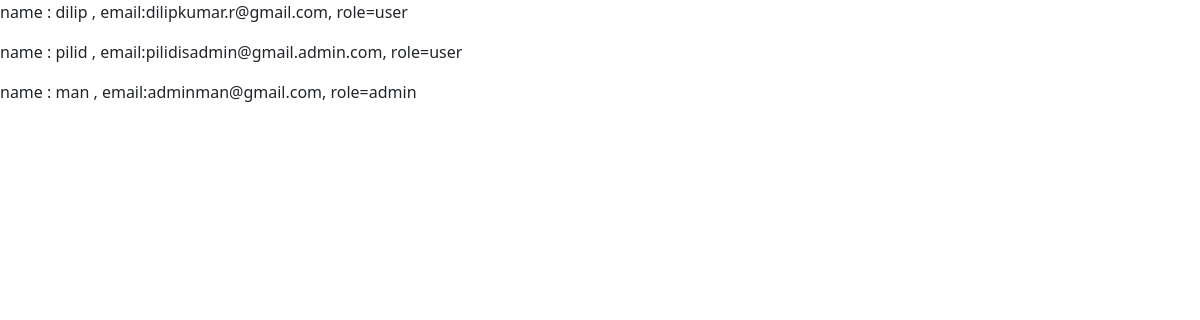
Before: /view_data with the older database file.
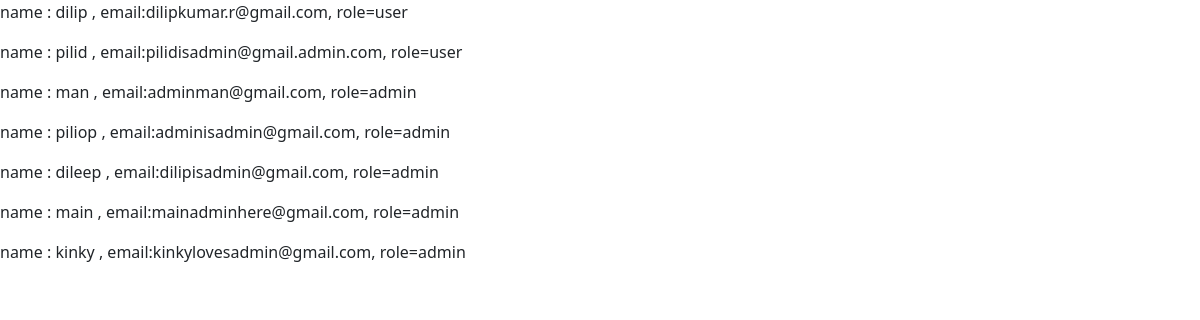
After: the same page with the newer database file.
### app.py (models this page shows, shortened)
class users(db.Model):
    id = db.Column(db.Integer, primary_key=True)
    usr_name = db.Column(db.String, nullable=False, unique=True)
    usr_email = db.Column(db.String, nullable=False, unique=True)
    role = db.Column(db.String, nullable=False)

### app.py (the view)
@app.route("/view_data")
def view_data():
    return render_template("show_data.html", values=users.query.all())

### templates/show_data.html (shortened to what this page needs)
{%extends "base.html"%}
{%block content%}
{%for item in values%}
<p> name : {{item.usr_name}} , email:{{item.usr_email}}, role={{item.role}} </p>
{%endfor%}
{%endblock%}

### templates/base.html (shortened to what this page needs)
<!DOCTYPE html>
<html>
  <head>
    <link href="https://cdn.jsdelivr.net/npm/bootstrap@5.3.3/dist/css/bootstrap.min.css" rel="stylesheet">
  </head>
  <body>
    {%block content%} {%endblock%}
  </body>
</html>

Changed rows visible on the page:
added users: usr_name "piliop", usr_email "adminisadmin@gmail.com", role "admin"
added users: usr_name "dileep", usr_email "dilipisadmin@gmail.com", role "admin"
added users: usr_name "main", usr_email "mainadminhere@gmail.com", role "admin"
added users: usr_name "kinky", usr_email "kinkylovesadmin@gmail.com", role "admin"
